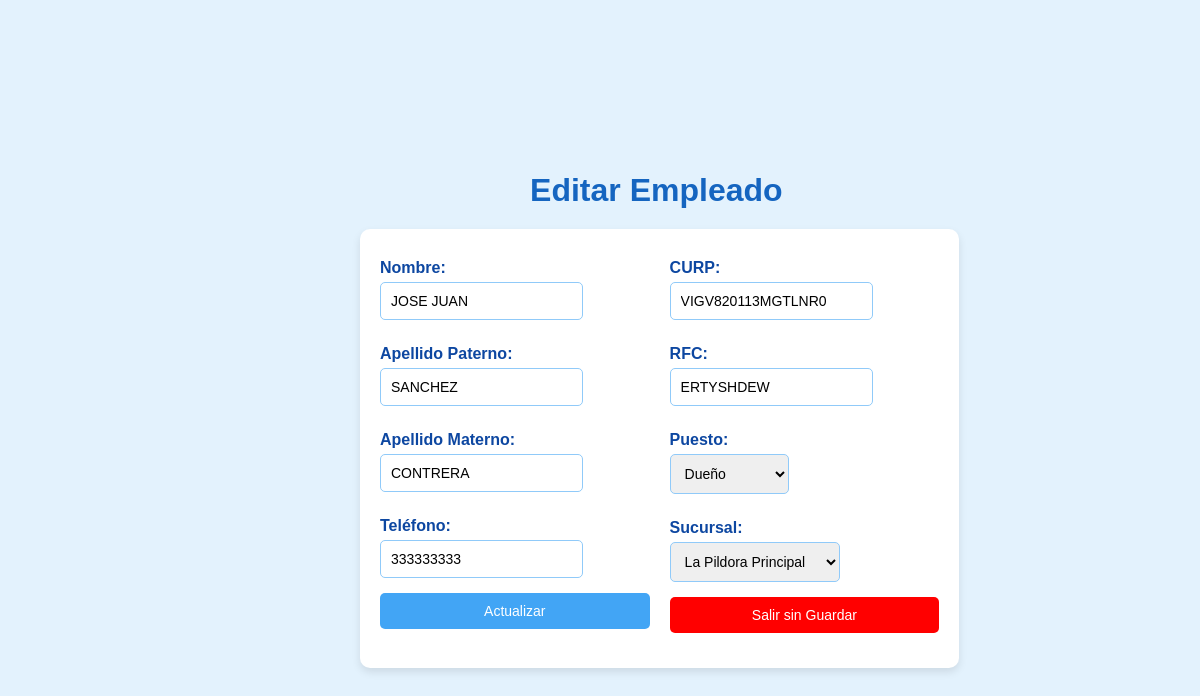
/src/editar_empleado.php?id=1, run on the app's committed database.
### tables this page shows
CREATE TABLE `Empleados` (
  `idEmpleado` int NOT NULL,
  `Nombre` varchar(25) NOT NULL,
  `ApellidoP` varchar(25) NOT NULL,
  `ApellidoM` varchar(25) NOT NULL,
  `Telefono` varchar(20) DEFAULT NULL,
  `CURP` varchar(20) NOT NULL,
  `RFC` varchar(15) NOT NULL,
  `idPuesto` int DEFAULT NULL,
  `idSucursal` int DEFAULT NULL,
  `Salario` decimal(10,2) DEFAULT NULL,
  `estatus` enum('Activo','Inactivo') NOT NULL DEFAULT 'Activo',
  `Comisiones` int DEFAULT '0'
);

### src/editar_empleado.php (the view, shortened to what this page needs)
<?php
$host = 'db';
$dbname = 'FARMACIA';
$username = 'user';
$password = 'user_password';
try {
    $pdo = new PDO("mysql:host=$host;dbname=$dbname;charset=utf8", $username, $password);
    $pdo->setAttribute(PDO::ATTR_ERRMODE, PDO::ERRMODE_EXCEPTION);
} catch (PDOException $e) {
    die("Error en la conexión: " . $e->getMessage());
}
if (isset($_GET['id']) && is_numeric($_GET['id'])) {
    $idEmpleado = $_GET['id'];
    $query = "SELECT * FROM Empleados WHERE idEmpleado = :idEmpleado";
    $stmt = $pdo->prepare($query);
    $stmt->bindParam(':idEmpleado', $idEmpleado);
    $stmt->execute();
    $empleado = $stmt->fetch(PDO::FETCH_ASSOC);
} else {
    die("ID de empleado no válido.");
}
?>
<!DOCTYPE html>
<html lang="es">
<head>
    <link rel="stylesheet" type="text/css" href="styleEditar.css">
</head>
<body>
    <h1>Editar Empleado</h1>
     <div class="mover">
    <form method="POST">
    <div class="form-container">
    <div>
        <label for="nombre">Nombre:</label>
        <input type="text" id="nombre" name="nombre" value="<?php echo htmlspecialchars($empleado['Nombre']); ?>" required>
        <label for="apellido_p">Apellido Paterno:</label>
        <input type="text" id="apellido_p" name="apellido_p" value="<?php echo htmlspecialchars($empleado['ApellidoP']); ?>" required>
        <label for="apellido_m">Apellido Materno:</label>
        <input type="text" id="apellido_m" name="apellido_m" value="<?php echo htmlspecialchars($empleado['ApellidoM']); ?>">
        <label for="telefono">Teléfono:</label>
        <input type="text" id="telefono" name="telefono" value="<?php echo htmlspecialchars($empleado['Telefono']); ?>" required>
        <button class="act" type="submit">Actualizar</button>
    </div>
    <div>
        <label for="curp">CURP:</label>
        <input type="text" id="curp" name="curp" value="<?php echo htmlspecialchars($empleado['CURP']); ?>" required>
        <label for="rfc">RFC:</label>
        <input type="text" id="rfc" name="rfc" value="<?php echo htmlspecialchars($empleado['RFC']); ?>" required>
        <label for="puesto">Puesto:</label>
        <select id="puesto" name="idPuesto" required>
            <?php
            $puestos = $pdo->query("SELECT idPuesto, Puesto FROM Puesto")->fetchAll(PDO::FETCH_ASSOC);
            foreach ($puestos as $puesto) {
                $selected = $puesto['idPuesto'] == $empleado['idPuesto'] ? 'selected' : '';
                echo "<option value='{$puesto['idPuesto']}' $selected>{$puesto['Puesto']}</option>";
            }
            ?>
        </select>
        <label for="sucursal">Sucursal:</label>
        <select id="sucursal" name="idSucursal" required>
            <?php
            $sucursales = $pdo->query("SELECT idSucursal, Nombre FROM Sucursales")->fetchAll(PDO::FETCH_ASSOC);
            foreach ($sucursales as $sucursal) {
                $selected = $sucursal['idSucursal'] == $empleado['idSucursal'] ? 'selected' : '';
                echo "<option value='{$sucursal['idSucursal']}' $selected>{$sucursal['Nombre']}</option>";
            }
            ?>
        </select>
        <button class="exit-button" type="button" onclick="window.location.href='Listaempleados.php';">Salir sin Guardar</button>
    </div></div>
    </form>
    </div>
</body>
</html>

### src/styleEditar.css (style rules this page uses)
h1 { text-align: center; color: #1565c0; margin-top: 20px; margin-bottom: 20px; margin-left: 4.5cm; }
body { font-family: Arial, sans-serif; background-color: #e3f2fd; margin: 0; padding: 0; display: flex; justify-content: center; align-items: flex-start; height: 100vh; flex-direction: column; padding-top: 10px; padding-left: 30%; }
form { background-color: #ffffff; border-radius: 10px; padding: 20px; width: 80%; max-width: 700px; box-shadow: 0 4px 8px rgba(0, 0, 0, 0.1); }
label { font-weight: bold; color: #0d47a1; display: block; margin-bottom: 5px; margin-top: 10px; }
input, select, button { width: 100%; padding: 10px; margin-bottom: 15px; border: 1px solid #90caf9; border-radius: 5px; font-size: 14px; }
input[type="text"], select { box-sizing: border-box; }
button { border: none; color: white; padding: 10px 20px; border-radius: 5px; cursor: pointer; font-size: 14px; }
.act { background-color: #42a5f5; }
.exit-button { background-color: red; }
.form-container { display: grid; grid-template-columns: 1fr 1fr; gap: 20px; }
.form-container input, .form-container select { width: auto; max-width: 100%; }
.mover { display: flex; }

### data on the page
empleados: nombre "JOSE JUAN", apellido_p "SANCHEZ", apellido_m "CONTRERA", telefono "333333333", curp "VIGV820113MGTLNR0", rfc "ERTYSHDEW"

### other printed values
form field idPuesto "Dueño"
form field idSucursal "La Pildora Principal"
